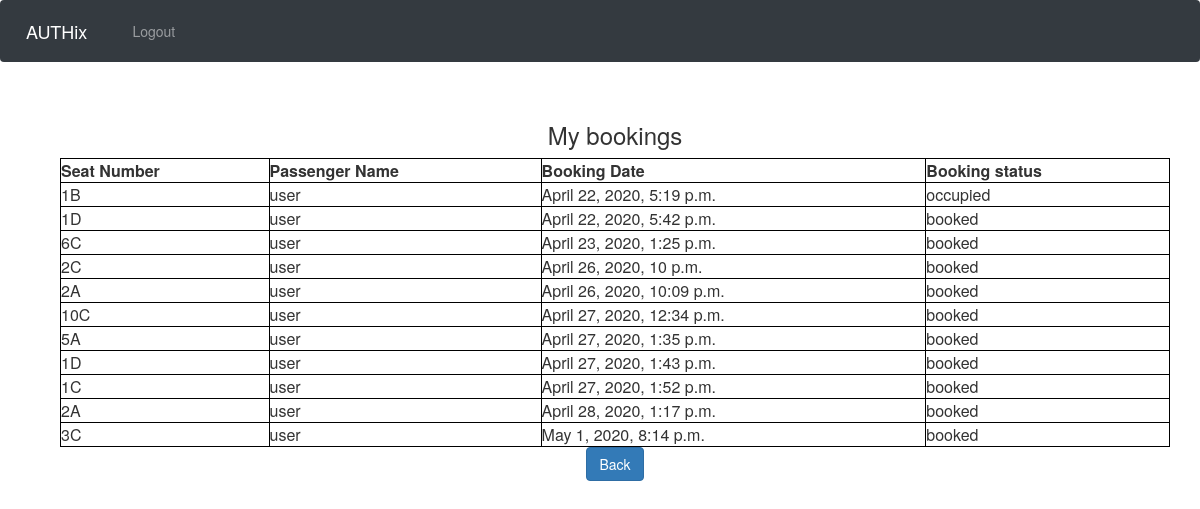
Before: /allbookings_admin/ (signed in) with the older database file.
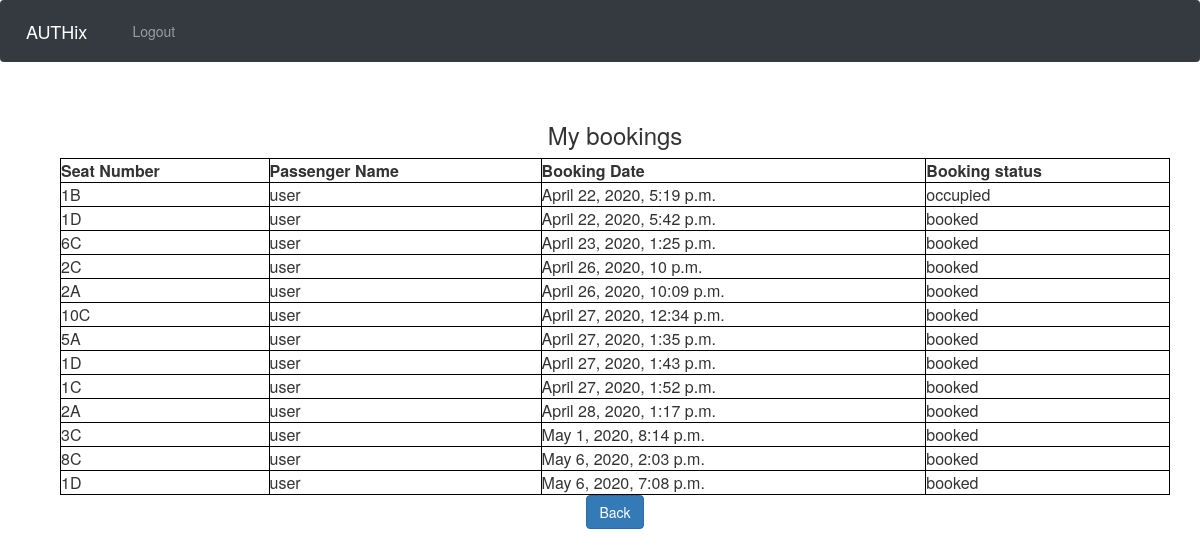
After: the same page with the newer database file.
### myapp/models.py (models this page shows)
class allbookings(models.Model):
    CHOICES = (
        ('allow', 'Allow'),
        ('occupied', 'Occupied'),
    )
    slot_name = models.CharField(max_length=50, blank=True, null=True)
    visiname = models.CharField(max_length=50, blank=True, null=True, default="NONE")
    date = models.DateTimeField(default=datetime.now, blank=True)
    status =  models.CharField(max_length=50, choices= CHOICES, blank=True, default = "allow")

### myapp/views.py (the view)
# urls.py: url(r'^allbookings_admin/', views.allbookings_admin, name='allbookings_admin'),
@csrf_exempt
def allbookings_admin(request):
	if request.user.is_superuser:
		if request.method == 'GET':
			Image3 = allbookings.objects.all()
			stu = {"details":Image3}
			return render(request,'allbookings_admin.html', stu)

### myapp/templates/allbookings_admin.html (shortened to what this page needs)
{% extends 'temp.html' %}
{% block content %}
<link rel="stylesheet" href="https://maxcdn.bootstrapcdn.com/bootstrap/3.4.0/css/bootstrap.min.css">
<div class="container">
<h3>My bookings</h3>
<table style="width:100%">
   <tr>
       <th>Seat Number</th>
       <th> Passenger Name </th>
       <th>Booking Date</th>
       <th> Booking status </th>
   </tr>
{% for s in details %}
<tr>
 <td>  {{ s.slot_name}}   </td>
 <td>  {{ s.visiname}}   </td>
<td>{{s.date}} </td>
<td>{{s.status}} </td>
 </tr>
{% endfor %}
</table>
<a href="{%  url 'index'%}" class="btn btn-primary">Back</a>
</div>
{% endblock %}

### myapp/templates/temp.html (shortened to what this page needs)
{% load static %}
<html lang="en">
<head>
  <link rel="stylesheet" href="https://maxcdn.bootstrapcdn.com/bootstrap/4.4.1/css/bootstrap.min.css">
</head>
<body>
<nav class="navbar navbar-expand-md bg-dark navbar-dark">
  <a class="navbar-brand" href="#">AUTHix</a>
  <div class="collapse navbar-collapse" id="collapsibleNavbar">
    <ul class="navbar-nav">
      <li class="nav-item">
        <a class="nav-link" href="{%  url 'logout'%}">Logout</a>
      </li>
    </ul>
  </div>
</nav>
<br>
<div class="container" align="center">
  {% block content %}
 {% endblock %}
</div>
</body>
</html>

### myapp/templates/allbookings_admin.html (style rules this page uses)
table, th, td { border: 1px solid black; }

Changed rows visible on the page:
added allbookings: slot_name "8C", visiname "user", date "May 6, 2020, 2:03 p.m.", status "booked"
added allbookings: slot_name "1D", visiname "user", date "May 6, 2020, 7:08 p.m.", status "booked"
